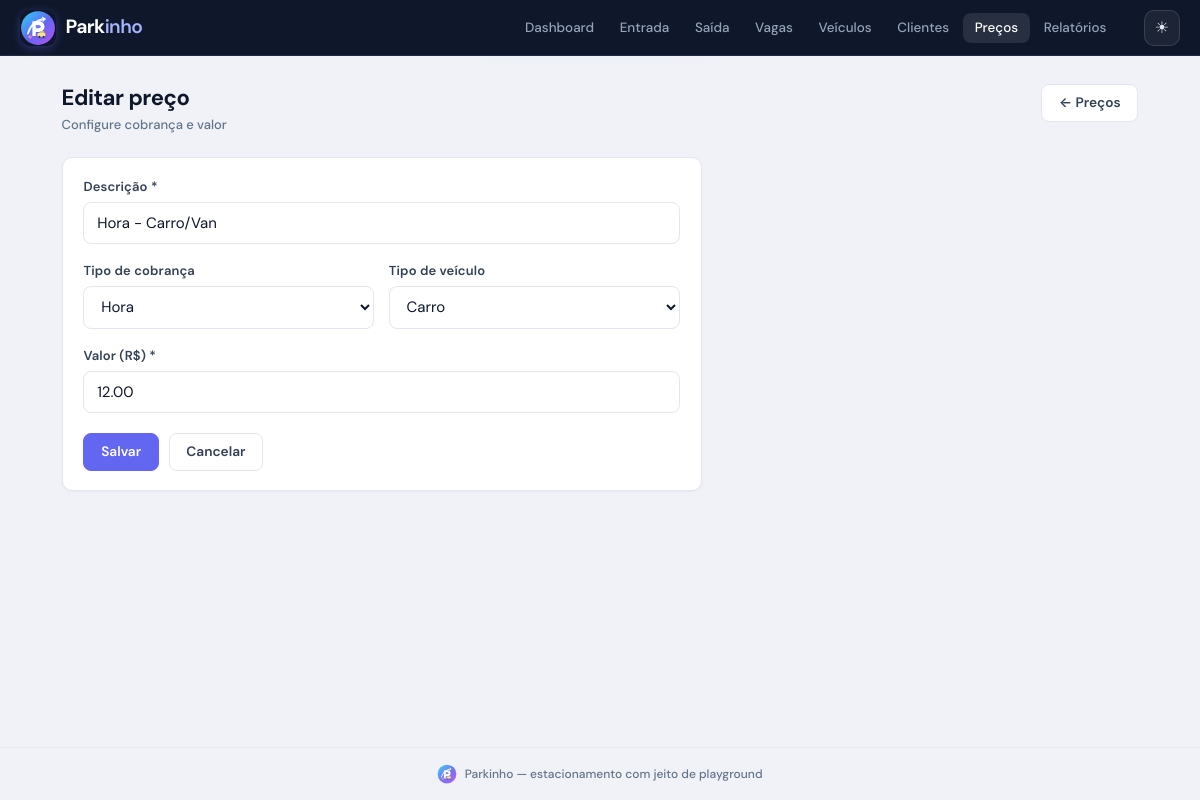
/precos/editar/1, run on the app's committed database.
### tables this page shows
CREATE TABLE precos (
            id INTEGER PRIMARY KEY AUTOINCREMENT,
            descricao TEXT NOT NULL,
            tipo_cobranca TEXT NOT NULL,   -- hora, diaria, mensal, anual
            valor REAL NOT NULL,
            tipo_veiculo TEXT DEFAULT 'todos'  -- todos, carro, moto, etc
        );

### app.py (the view, shortened to what this page needs)
@app.route("/precos/editar/<int:id>", methods=["GET", "POST"])
def editar_preco(id):
    conn = get_db()
    preco = conn.execute("SELECT * FROM precos WHERE id = ?", (id,)).fetchone()
    if not preco:
        flash("Preço não encontrado.", "erro")
        conn.close()
        return redirect(url_for("listar_precos"))
    conn.close()
    return render_template("form_preco.html", preco=preco)

### app.py (called while the page is built)
def get_db():
    conn = sqlite3.connect(DATABASE)
    conn.row_factory = sqlite3.Row
    conn.execute("PRAGMA foreign_keys = ON")
    return conn

### templates/form_preco.html (shortened to what this page needs)
{% extends "base.html" %}
{% block content %}
<div class="page-head">
    <div>
        <h1>{{ 'Editar' if preco else 'Novo' }} preço</h1>
        <p class="page-subtitle">Configure cobrança e valor</p>
    </div>
    <a href="{{ url_for('listar_precos') }}" class="btn">← Preços</a>
</div>
<div class="panel panel-form">
<form method="post" class="form form-wide">
    <div class="form-group">
        <label for="descricao">Descrição *</label>
        <input type="text" id="descricao" name="descricao" required autofocus
               placeholder="Ex: Hora - Carro"
               value="{{ preco.descricao if preco else '' }}">
    </div>
    <div class="form-row">
        <div class="form-group">
            <label for="tipo_cobranca">Tipo de cobrança</label>
            <select id="tipo_cobranca" name="tipo_cobranca">
                {% for c in ['hora', 'diaria', 'mensal', 'anual'] %}
                <option value="{{ c }}" {% if preco and preco.tipo_cobranca == c %}selected{% endif %}>{{ c|capitalize }}</option>
                {% endfor %}
            </select>
        </div>
        <div class="form-group">
            <label for="tipo_veiculo">Tipo de veículo</label>
            <select id="tipo_veiculo" name="tipo_veiculo">
                {% for t in ['todos', 'carro', 'moto', 'caminhao', 'van'] %}
                <option value="{{ t }}" {% if preco and preco.tipo_veiculo == t %}selected{% endif %}>{{ t|capitalize }}</option>
                {% endfor %}
            </select>
        </div>
    </div>
    <div class="form-group">
        <label for="valor">Valor (R$) *</label>
        <input type="text" id="valor" name="valor" required placeholder="12.00"
               value="{{ '%.2f'|format(preco.valor) if preco else '' }}">
    </div>
    <div class="form-actions">
        <button type="submit" class="btn btn-primary">Salvar</button>
        <a href="{{ url_for('listar_precos') }}" class="btn">Cancelar</a>
    </div>
</form>
</div>
{% endblock %}

### static/css/style.css (style rules this page uses)
:root { --bg: #f0f2f8; --surface: #ffffff; --text: #0f172a; --text-secondary: #334155; --muted: #64748b; --border: #e2e6f0; --border-light: #f1f3f9; --primary: #6366f1; --primary-hover: #4f46e5; --primary-soft: #eef2ff; --primary-dark: #312e81; --sky: #38bdf8; --violet: #a855f7; --accent-warm: #fbbf24; --accent-soft: #fdf4ff; --danger: #ef4444; --danger-hover: #dc2626; --danger-soft: #fef2f2; --success: #10b981; --success-hover: #059669; --success-soft: #ecfdf5; --warning: #f59e0b; --warning-soft: #fffbeb; --radius: 10px; --radius-sm: 8px; --radius-xs: 6px; --shadow: 0 1px 2px rgba(15, 23, 42, 0.04); --shadow-md: 0 2px 8px rgba(15, 23, 42, 0.06); --shadow-lg: 0 4px 16px rgba(15, 23, 42, 0.08); --font: "DM Sans", system-ui, -apple-system, BlinkMacSystemFont, sans-serif; --mono: ui-monospace, "SF Mono", "Cascadia Code", monospace; }
*, *::before, *::after { box-sizing: border-box; margin: 0; padding: 0; }
html { -webkit-font-smoothing: antialiased; -moz-osx-font-smoothing: grayscale; }
body { font-family: var(--font); background: var(--bg); background-image: radial-gradient(ellipse 80% 50% at 50% -20%, rgba(99, 102, 241, 0.06), transparent 60%); color: var(--text); line-height: 1.5; min-height: 100vh; display: flex; flex-direction: column; font-size: 15px; }
h1 { font-size: 1.375rem; font-weight: 700; letter-spacing: -0.02em; color: var(--text); }
.page-subtitle { font-size: 0.875rem; color: var(--muted); margin-top: 0.2rem; font-weight: 500; }
.panel { background: var(--surface); border-radius: var(--radius); border: 1px solid var(--border); box-shadow: var(--shadow); padding: 1.2rem 1.3rem; }
.btn { display: inline-flex; align-items: center; justify-content: center; gap: 0.35rem; padding: 0.5rem 1.05rem; border-radius: var(--radius-sm); border: 1px solid var(--border); background: var(--surface); color: var(--text-secondary); text-decoration: none; font-size: 0.855rem; font-weight: 550; font-family: inherit; cursor: pointer; transition: all 0.15s ease; line-height: 1.3; white-space: nowrap; }
.btn-primary { background: var(--primary); color: #fff; border-color: var(--primary); box-shadow: none; }
.form { background: var(--surface); padding: 1.5rem; border-radius: var(--radius); border: 1px solid var(--border); max-width: 520px; box-shadow: var(--shadow); }
.form-group { margin-bottom: 1.05rem; }
.form-group label { display: block; font-weight: 600; font-size: 0.78rem; margin-bottom: 0.35rem; color: var(--text-secondary); letter-spacing: 0.01em; }
.form-group input, .form-group select { width: 100%; padding: 0.6rem 0.8rem; border: 1px solid var(--border); border-radius: var(--radius-sm); font-size: 0.9rem; font-family: inherit; background: #fff; color: var(--text); transition: border-color 0.15s, box-shadow 0.15s; }
.form-group input::placeholder { color: #94a3b8; }
.form-row { display: grid; grid-template-columns: 1fr 1fr; gap: 0.9rem; }
.form-actions { display: flex; gap: 0.6rem; margin-top: 1.25rem; flex-wrap: wrap; }
.page-head { display: flex; justify-content: space-between; align-items: flex-start; margin-bottom: 1.35rem; flex-wrap: wrap; gap: 0.85rem; }
.page-head h1 { margin: 0; }
.panel-form { max-width: 640px; }
.form-wide { max-width: none; box-shadow: none; border: none; padding: 0; background: transparent; }
.page-subtitle { font-size: 0.8125rem; color: var(--muted); margin-top: 0.2rem; font-weight: 500; }
.page-head { margin-bottom: 1.25rem; padding-bottom: 0.15rem; }
.page-head h1 { line-height: 1.25; }
.form-group label { font-size: 0.8125rem; font-weight: 600; color: var(--text-secondary); margin-bottom: 0.35rem; }
.form-group input, .form-group select, .search-bar input { min-height: 42px; font-size: 0.9375rem; border-radius: var(--radius-sm); }
.btn { min-height: 38px; font-weight: 600; }
.panel { box-shadow: var(--shadow); }

### data on the page
precos: descricao "Hora - Carro/Van", tipo_cobranca "Hora", tipo_veiculo "Carro", valor "12.00"

### other printed values
{{ 'Editar' if preco else 'Novo' }} "Editar"
